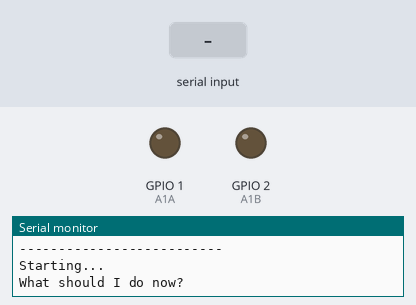
Bench run of a sketch on a simulated ESP32. Shown: output pins drawn as LEDs (lit = HIGH), the last lines printed to the serial monitor. The test bench sets the inputs (shaded band).

Above: at 1.7 s.
1.8 s: "go\n" received over Serial
At 2.8 s:
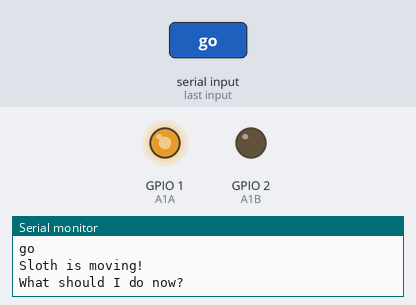
3.3 s: "slower\n" received over Serial
At 3.9 s:
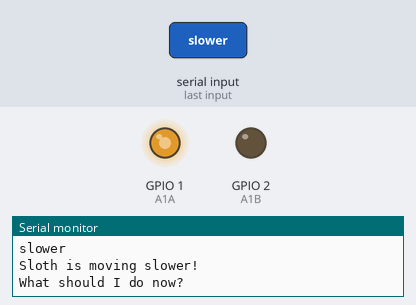
4.8 s: "stop\n" received over Serial
At 6.0 s:
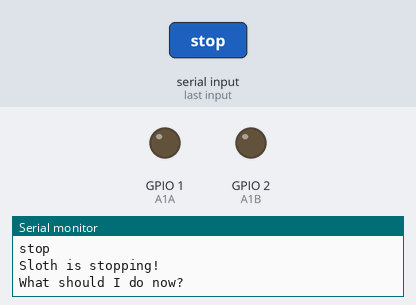
6.3 s: "faster\n" received over Serial
At 7.4 s:
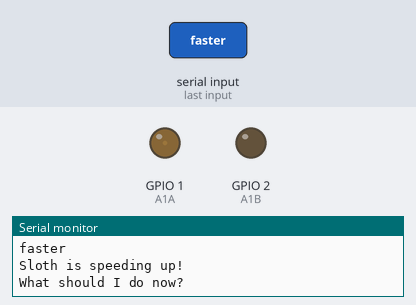
Timing chart, 0 to 8.8 s (numbered marks = the images above; inputs shaded):
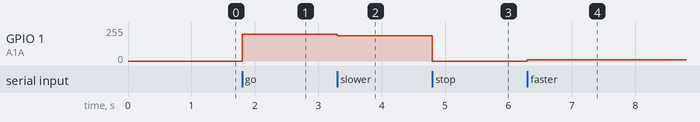

The sketch:

week4_assignment_copy.ino
```cpp
const int A1A = D0;  // define pin 12 for A-1A (PWM Speed)
const int A1B = D1;  // define pin 14 for A-1B (direction)

// setting PWM properties
const int freq = 5000;
const int resolution = 8;

// other variables
bool get_user_command = true;
int current_speed = 0;
int previous_speed = 0;

void setup() {
  Serial.begin(9600);
  delay(500);
  Serial.println();
  Serial.println("--------------------------");
  Serial.println("Starting...");
  Serial.println();

  pinMode(A1A, OUTPUT); // specify these pins as outputs
  pinMode(A1B, OUTPUT);

  ledcAttach(A1A, freq, resolution);
  ledcWrite(A1A, 0);   // start with the motors off
  digitalWrite(A1B, LOW);
}

void loop() {
  Serial.println("What should I do now?");
  // if there is data afterwards
  while(get_user_command) {
    // wait for a command
    if (Serial.available()) {
      String command = Serial.readStringUntil('\n');
      command.trim();
      controlSlothSpeed(command);
      get_user_command = false;
    }
  }
  delay(100);
  get_user_command = true;
  Serial.println();
}

void controlSlothSpeed(String command) {
  Serial.println(command);
  // four commmands
  if (command == "go") {
    Serial.println("Sloth is moving!");
    if (previous_speed == 0) { // only if it isn't moving set the default, otherwise just continue
      current_speed = 200;
    } else {
      // Set the current speed to what we last left off
      current_speed = previous_speed;
    }
    ledcWrite(A1A, current_speed);
  }
  else if (command == "stop") {
    Serial.println("Sloth is stopping!");
    // save the current speed
    previous_speed = current_speed;
    // make it stop
    current_speed = 0;
    ledcWrite(A1A, current_speed);
  }
  else if (command == "faster") {
    Serial.println("Sloth is speeding up!");
    current_speed += 10;
    if (current_speed > 255) {
      current_speed = 255;
      Serial.println("You have achieved max sloth speed!");
    }
    ledcWrite(A1A, current_speed);
  }
  else if (command == "slower") {
    Serial.println("Sloth is moving slower!");
    current_speed -= 10;
    ledcWrite(A1A, current_speed);
  }
  else {
    Serial.println("The sloth WISHES it could do that, but alas, it cannot.");
  }
}
```

Measured:
- after the input at 1.8 s, GPIO 1 (A1A): 0/255 → 199/255 at once
- after the input at 3.3 s, GPIO 1 (A1A): 199/255 → 189/255 at once
- after the input at 4.8 s, GPIO 1 (A1A): 189/255 → 0/255 at once
- after the input at 6.3 s, GPIO 1 (A1A): 0/255 → 10/255 at once
